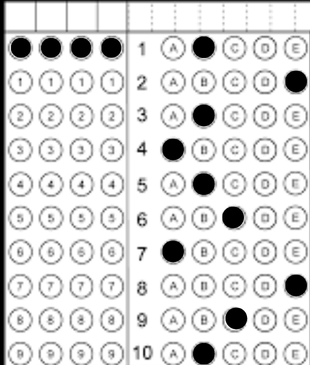
%> input picture cevapanahtari.png, 310 x 365 px
$ octave --eval "result = untitled_single_with_output('cevapanahtari.png');"   (GNU Octave 9; MATLAB toolbox functions it lacks are replaced by stand-ins)
%> lines starting %> are read from the running program, lines starting %| are printed output that depends on the picture
function siyah_daireler = untitled_single_with_output(image_path)
%> called with image_path = 'cevapanahtari.png'
    img = imread(image_path);
%> img is the input picture: size 365x310x3 uint8; min 0, max 255, mean 218.8
    if size(img,3) == 3
        img_gray = rgb2gray(img);
    else
        img_gray = img;
    end

    img_gray = adapthisteq(img_gray);
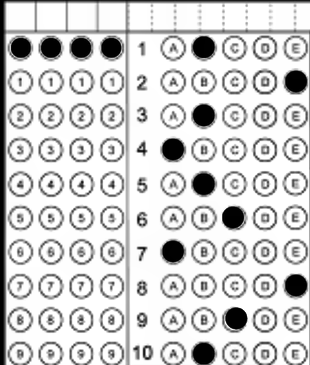
%> img_gray: size 365x310 uint8; min 0, max 255, mean 207
    img_gray = medfilt2(img_gray, [3 3]);
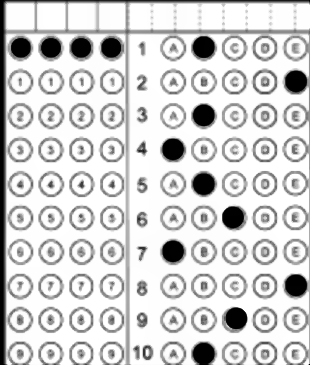
%> img_gray: size 365x310 uint8; min 0, max 255, mean 208.9

    [centers, radii, metric] = imfindcircles(img_gray, [8 50], ...
        'ObjectPolarity','dark', ...
        'Sensitivity',0.97, ...
        'EdgeThreshold',0.05);
%> centers = 138 rows, first 12: [174 252; 82 48.5; 204.3 184.7; 174 150; 51.5 48.5; 21 48.5; 204.5 48; 204.5 116; 112 48.5; 296.5 286; 296.5 82; 234 218.5]; radii = 138 values, max 49.85 at index 102, min 8.55 at index 115, mean 15.82; metric = 138 values, max 1.37 at index 1, min 0.084 at index 138, mean 0.551

    % Çok yakın daireleri filtrele
    minDist = 15;
    keep = true(size(centers,1),1);
%> keep = 138 logical values, 138 true
    for i = 1:size(centers,1)
        for j = i+1:size(centers,1)
            if keep(j) && norm(centers(i,:) - centers(j,:)) < minDist
                if metric(i) > metric(j)
                    keep(j) = false;
                else
                    keep(i) = false;
                end
            end
        end
    end
%> this loop made 138 passes
%> after the loop, keep = 138 logical values, 133 true

    centers = centers(keep,:);
%> centers = 133 rows, first 12: [174 252; 82 48.5; 204.3 184.7; 174 150; 51.5 48.5; 21 48.5; 204.5 48; 204.5 116; 112 48.5; 296.5 286; 296.5 82; 234 218.5]
    radii = radii(keep);
%> radii = 133 values, max 43.88 at index 127, min 8.55 at index 112, mean 15.44

    % En fazla 90 daireyi al
    maxCount = 90;
    if size(centers,1) > maxCount
        centers = centers(1:maxCount,:);
%> centers = 90 rows, first 12: [174 252; 82 48.5; 204.3 184.7; 174 150; 51.5 48.5; 21 48.5; 204.5 48; 204.5 116; 112 48.5; 296.5 286; 296.5 82; 234 218.5]
        radii = radii(1:maxCount);
%> radii = 90 values, max 13.31 at index 57, min 10.93 at index 2, mean 12.66
    end

    % Daireleri sütun sütun grupla
    threshold_x = 10;
    sorted_centers = centers;
%> sorted_centers has the same summary as centers
    groups = {};

    while ~isempty(sorted_centers)
        base = sorted_centers(1,:);
        col_inds = abs(sorted_centers(:,1) - base(1)) < threshold_x;
        col_group = sorted_centers(col_inds,:);
        col_group = sortrows(col_group, 2);
        groups{end+1} = col_group;
        sorted_centers(col_inds,:) = [];
    end
%> this loop made 9 passes
%> base on passes 1 to 8: [174 252], [82 48.5], [204.3 184.7], [51.5 48.5], [21 48.5], [112 48.5], [296.5 286], [234 218.5]
%> (base, col_inds) on pass 9: ([265.5 286.5], [true; true; true; true; true; true; true; true; true; true])
%> after the loop, groups = 9 items

    group_x = cellfun(@(g) mean(g(:,1)), groups);
%> group_x = [173.7 82.22 204.5 51.5 21.22 112.5 296.1 235.1 265.5]
    [~, idx] = sort(group_x, 'ascend');
%> idx = [5 4 2 6 1 3 8 9 7]
    groups_sorted = groups(idx);
%> groups_sorted = 9 items

    sorted_centers_final = vertcat(groups_sorted{:});
%> sorted_centers_final = 90 rows, first 12: [21 48.5; 21.5 82.5; 21.5 116.5; 21.5 150.5; 21.5 184.5; 21.5 218.5; 21.5 252.5; 20.67 286.7; 20.5 320.5; 21 354; 51.5 48.5; 51.5 82.5]
    sorted_radii_final = radii(1:size(sorted_centers_final,1));
%> sorted_radii_final has the same summary as radii

    % Siyah daireleri tespit et
    siyah_daireler = [];

    for i = 1:size(sorted_centers_final,1)
        x = round(sorted_centers_final(i,1));
        y = round(sorted_centers_final(i,2));
        r = round(sorted_radii_final(i)) - 2;

        y1 = max(1, y-r); y2 = min(size(img_gray,1), y+r);
        x1 = max(1, x-r); x2 = min(size(img_gray,2), x+r);
        bolge = img_gray(y1:y2, x1:x2);

        ortalama_intensite = mean(bolge(:));

        if ortalama_intensite < 80
            siyah_daireler(end+1) = i;
        end
    end
%> this loop made 90 passes
%> (x, y, r, y1, y2, x1, x2, ortalama_intensite) on passes 1 to 12: (21, 49, 10, 39, 59, 11, 31, 47.79), (22, 83, 9, 74, 92, 13, 31, 221), (22, 117, 9, 108, 126, 13, 31, 211.1), (22, 151, 9, 142, 160, 13, 31, 213.3), (22, 185, 9, 176, 194, 13, 31, 212.6), (22, 219, 9, 210, 228, 13, 31, 214), (22, 253, 10, 243, 263, 12, 32, 210.8), (21, 287, 9, 278, 296, 12, 30, 217.5), (21, 321, 9, 312, 330, 12, 30, 206.7), (21, 354, 9, 345, 363, 12, 30, 209.1), (52, 49, 9, 40, 58, 43, 61, 25), (52, 83, 9, 74, 92, 43, 61, 220.2)
%> pass 1, in untitled_single_with_output, `bolge = img_gray(y1:y2, x1:x2);`:
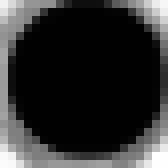
%> bolge: size 21x21 uint8 (shown 8 times larger); min 1, max 254, mean 47.8
%> after the loop, siyah_daireler = [1 11 21 31 44 47 51 53 55 60 66 69 82 88]
end

$ run again, on ogrenci1.png
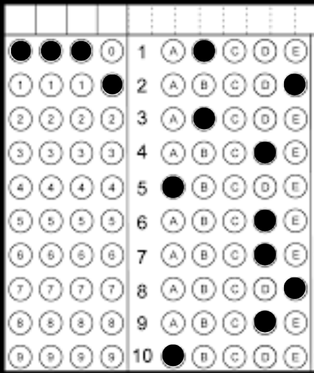
%> input picture ogrenci1.png, 314 x 373 px
%> in untitled_single_with_output, img is the input picture: size 373x314x3 uint8; min 0, max 255, mean 215.9
%> in untitled_single_with_output, `img_gray = adapthisteq(img_gray);`:
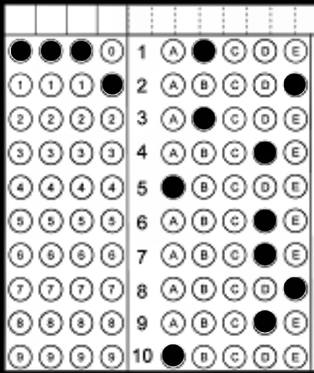
%> img_gray: size 373x314 uint8; min 0, max 255, mean 204.1
%> in untitled_single_with_output, `img_gray = medfilt2(img_gray, [3 3]);`:
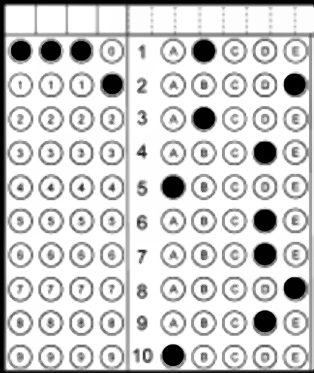
%> img_gray: size 373x314 uint8; min 0, max 255, mean 206.1
%> in untitled_single_with_output, `[centers, radii, metric] = imfindcircles(img_gray, [8 50], 'ObjectPola..`: centers = 151 rows, first 12: [174 187.5; 265.5 255; 82 51.5; 51.5 51.5; 204.5 51.5; 265.5 221; 204.5 119; 21 51.5; 113 85; 265.5 153; 265.5 322.5; 295.5 289]; radii = 151 values, max 49.1 at index 137, min 8.05 at index 109, mean 16.7; metric = 151 values, max 1.37 at index 1, min 0.0947 at index 151, mean 0.528
%> in untitled_single_with_output, `keep = true(size(centers,1),1);`: keep = 151 logical values, 151 true
%> after the loop in untitled_single_with_output, `for i = 1:size(centers,1)`: keep = 151 logical values, 145 true
%> in untitled_single_with_output, `centers = centers(keep,:);`: centers = 145 rows, first 12: [174 187.5; 265.5 255; 82 51.5; 51.5 51.5; 204.5 51.5; 265.5 221; 204.5 119; 21 51.5; 113 85; 265.5 153; 265.5 322.5; 295.5 289]
%> in untitled_single_with_output, `radii = radii(keep);`: radii = 145 values, max 49.1 at index 131, min 8.4 at index 144, mean 16.29
%> in untitled_single_with_output, `centers = centers(1:maxCount,:);`: centers = 90 rows, first 12: [174 187.5; 265.5 255; 82 51.5; 51.5 51.5; 204.5 51.5; 265.5 221; 204.5 119; 21 51.5; 113 85; 265.5 153; 265.5 322.5; 295.5 289]
%> in untitled_single_with_output, `radii = radii(1:maxCount);`: radii = 90 values, max 13.45 at index 70, min 10.76 at index 8, mean 12.7
%> sorted_centers has the same summary as centers
%> the loop in untitled_single_with_output, `while ~isempty(sorted_centers)` made 9 passes
%> base on passes 1 to 8: [174 187.5], [265.5 255], [82 51.5], [51.5 51.5], [204.5 51.5], [21 51.5], [113 85], [295.5 289]
%> after the loop in untitled_single_with_output, `while ~isempty(sorted_centers)`: groups = 9 items
%> group_x = [173.6 265.5 82.23 51.5 204.5 21.18 112.6 296 235]
%> idx = [6 4 3 7 1 5 9 2 8]
%> groups_sorted = 9 items
%> sorted_centers_final = 90 rows, first 12: [21 51.5; 21.5 85.5; 21.5 119.5; 21 153.8; 21.5 187.5; 21.5 221.5; 21.5 255.5; 20.67 289.7; 20.67 323.3; 21 357.2; 51.5 51.5; 51.5 85.5]
%> sorted_radii_final has the same summary as radii
%> the loop in untitled_single_with_output, `for i = 1:size(sorted_centers_final,1)` made 90 passes
%> (x, y, r, y1, y2, x1, x2, ortalama_intensite) on passes 1 to 8: (21, 52, 10, 42, 62, 11, 31, 50.75), (22, 86, 9, 77, 95, 13, 31, 227.7), (22, 120, 9, 111, 129, 13, 31, 217), (21, 154, 9, 145, 163, 12, 30, 215.8), (22, 188, 10, 178, 198, 12, 32, 205.5), (22, 222, 9, 213, 231, 13, 31, 212.6), (22, 256, 9, 247, 265, 13, 31, 214.5), (21, 290, 9, 281, 299, 12, 30, 217.1)
%> after the loop in untitled_single_with_output, `for i = 1:size(sorted_centers_final,1)`: siyah_daireler = [1 11 21 32 45 50 51 53 74 76 77 79 82 88]

$ run again, on ogrenci10.png
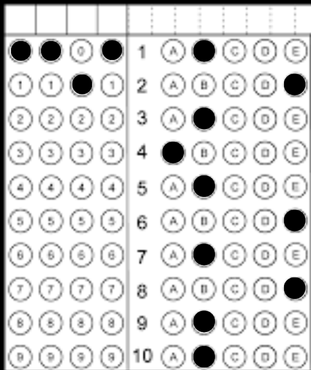
%> input picture ogrenci10.png, 311 x 370 px
%> in untitled_single_with_output, img is the input picture: size 370x311x3 uint8; min 0, max 255, mean 216.9
%> in untitled_single_with_output, `img_gray = adapthisteq(img_gray);`:
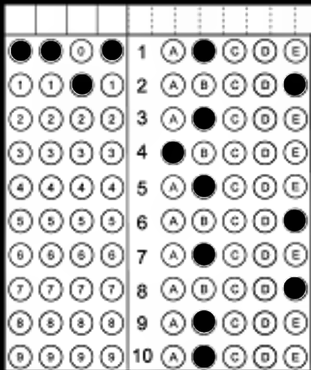
%> img_gray: size 370x311 uint8; min 0, max 255, mean 204.7
%> in untitled_single_with_output, `img_gray = medfilt2(img_gray, [3 3]);`:
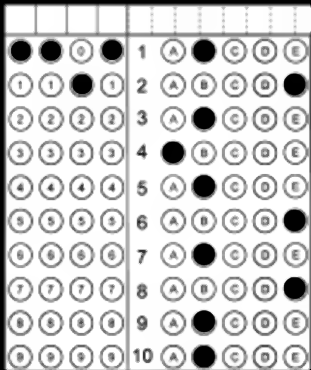
%> img_gray: size 370x311 uint8; min 0, max 255, mean 206.6
%> in untitled_single_with_output, `[centers, radii, metric] = imfindcircles(img_gray, [8 50], 'ObjectPola..`: centers = 146 rows, first 12: [51.5 51.5; 204.5 187; 82.5 85; 21 51.5; 204.5 51.5; 174 153; 204.5 119; 204.5 255; 204.5 322.5; 112.5 51; 204.5 357; 295.5 221]; radii = 146 values, max 46.69 at index 134, min 8.16 at index 94, mean 16.11; metric = 146 values, max 1.33 at index 1, min 0.0996 at index 146, mean 0.543
%> in untitled_single_with_output, `keep = true(size(centers,1),1);`: keep = 146 logical values, 146 true
%> the loop in untitled_single_with_output, `for i = 1:size(centers,1)` made 146 passes
%> after the loop in untitled_single_with_output, `for i = 1:size(centers,1)`: keep = 146 logical values, 139 true
%> in untitled_single_with_output, `centers = centers(keep,:);`: centers = 139 rows, first 12: [51.5 51.5; 204.5 187; 82.5 85; 21 51.5; 204.5 51.5; 174 153; 204.5 119; 204.5 255; 204.5 322.5; 112.5 51; 204.5 357; 295.5 221]
%> in untitled_single_with_output, `radii = radii(keep);`: radii = 139 values, max 46.69 at index 129, min 8.16 at index 94, mean 15.84
%> in untitled_single_with_output, `centers = centers(1:maxCount,:);`: centers = 90 rows, first 12: [51.5 51.5; 204.5 187; 82.5 85; 21 51.5; 204.5 51.5; 174 153; 204.5 119; 204.5 255; 204.5 322.5; 112.5 51; 204.5 357; 295.5 221]
%> in untitled_single_with_output, `radii = radii(1:maxCount);`: radii = 90 values, max 13.39 at index 51, min 10.39 at index 10, mean 12.7
%> sorted_centers has the same summary as centers
%> the loop in untitled_single_with_output, `while ~isempty(sorted_centers)` made 9 passes
%> base on passes 1 to 8: [51.5 51.5], [204.5 187], [82.5 85], [21 51.5], [174 153], [112.5 51], [295.5 221], [265.5 289.5]
%> after the loop in untitled_single_with_output, `while ~isempty(sorted_centers)`: groups = 9 items
%> group_x = [51.5 204.5 82.22 21.21 173.7 112.6 295.9 265.5 235.2]
%> idx = [4 1 3 6 5 2 9 8 7]
%> groups_sorted = 9 items
%> sorted_centers_final = 90 rows, first 12: [21 51.5; 21.5 85.5; 21.5 119.5; 21.33 153.7; 21.5 187.5; 21.5 221.5; 21.5 255.5; 20.75 290; 20.5 323.5; 21 357.2; 51.5 51.5; 51.5 85.5]
%> sorted_radii_final has the same summary as radii
%> the loop in untitled_single_with_output, `for i = 1:size(sorted_centers_final,1)` made 90 passes
%> (x, y, r, y1, y2, x1, x2, ortalama_intensite) on passes 1 to 8: (21, 52, 9, 43, 61, 12, 30, 25.18), (22, 86, 9, 77, 95, 13, 31, 224.3), (22, 120, 9, 111, 129, 13, 31, 218.1), (21, 154, 9, 145, 163, 12, 30, 214.6), (22, 188, 10, 178, 198, 12, 32, 204.5), (22, 222, 9, 213, 231, 13, 31, 212.9), (22, 256, 9, 247, 265, 13, 31, 216.1), (21, 290, 9, 281, 299, 12, 30, 217.8)
%> after the loop in untitled_single_with_output, `for i = 1:size(sorted_centers_final,1)`: siyah_daireler = [1 11 22 31 44 51 53 55 57 59 60 82 86 88]
